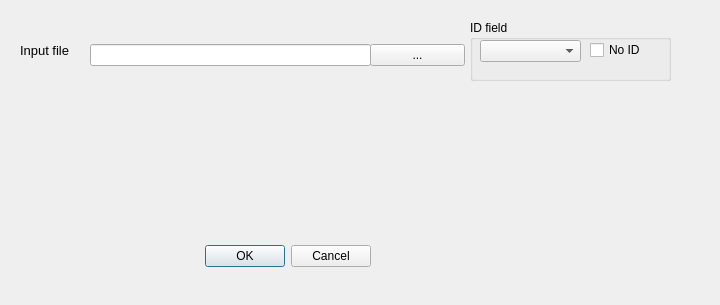
<?xml version="1.0" encoding="UTF-8"?>
<ui version="4.0">
 <class>SaveAttributesDialogBase</class>
 <widget class="QDialog" name="SaveAttributesDialogBase">
  <property name="geometry">
   <rect>
    <x>0</x>
    <y>0</y>
    <width>720</width>
    <height>305</height>
   </rect>
  </property>
  <property name="font">
   <font>
    <weight>50</weight>
    <bold>false</bold>
   </font>
  </property>
  <property name="windowTitle">
   <string>Save Attributes</string>
  </property>
  <widget class="QDialogButtonBox" name="button_box">
   <property name="geometry">
    <rect>
     <x>30</x>
     <y>240</y>
     <width>341</width>
     <height>32</height>
    </rect>
   </property>
   <property name="font">
    <font>
     <family>MS Shell Dlg 2</family>
    </font>
   </property>
   <property name="orientation">
    <enum>Qt::Horizontal</enum>
   </property>
   <property name="standardButtons">
    <set>QDialogButtonBox::Cancel|QDialogButtonBox::Ok</set>
   </property>
  </widget>
  <widget class="QLabel" name="label_2">
   <property name="geometry">
    <rect>
     <x>20</x>
     <y>40</y>
     <width>161</width>
     <height>20</height>
    </rect>
   </property>
   <property name="font">
    <font>
     <pointsize>10</pointsize>
    </font>
   </property>
   <property name="text">
    <string>Input file</string>
   </property>
  </widget>
  <widget class="QWidget" name="horizontalLayoutWidget">
   <property name="geometry">
    <rect>
     <x>90</x>
     <y>40</y>
     <width>281</width>
     <height>31</height>
    </rect>
   </property>
   <layout class="QHBoxLayout" name="horizontalLayout">
    <item>
     <widget class="QLineEdit" name="lineEdit_input_shp"/>
    </item>
   </layout>
  </widget>
  <widget class="QWidget" name="horizontalLayoutWidget_2">
   <property name="geometry">
    <rect>
     <x>370</x>
     <y>40</y>
     <width>95</width>
     <height>31</height>
    </rect>
   </property>
   <layout class="QHBoxLayout" name="horizontalLayout_2">
    <item>
     <widget class="QPushButton" name="pb_select_layer">
      <property name="text">
       <string>...</string>
      </property>
     </widget>
    </item>
   </layout>
  </widget>
  <widget class="QGroupBox" name="groupBox">
   <property name="geometry">
    <rect>
     <x>470</x>
     <y>20</y>
     <width>201</width>
     <height>61</height>
    </rect>
   </property>
   <property name="title">
    <string>ID field</string>
   </property>
   <widget class="QComboBox" name="comboBox_id">
    <property name="geometry">
     <rect>
      <x>10</x>
      <y>20</y>
      <width>101</width>
      <height>22</height>
     </rect>
    </property>
   </widget>
   <widget class="QCheckBox" name="checkBox">
    <property name="geometry">
     <rect>
      <x>120</x>
      <y>20</y>
      <width>81</width>
      <height>20</height>
     </rect>
    </property>
    <property name="text">
     <string>No ID</string>
    </property>
   </widget>
  </widget>
  <widget class="QLabel" name="label_wrong_input">
   <property name="geometry">
    <rect>
     <x>90</x>
     <y>80</y>
     <width>81</width>
     <height>16</height>
    </rect>
   </property>
   <property name="text">
    <string/>
   </property>
  </widget>
 </widget>
 <resources/>
 <connections>
  <connection>
   <sender>button_box</sender>
   <signal>accepted()</signal>
   <receiver>SaveAttributesDialogBase</receiver>
   <slot>accept()</slot>
   <hints>
    <hint type="sourcelabel">
     <x>20</x>
     <y>20</y>
    </hint>
    <hint type="destinationlabel">
     <x>20</x>
     <y>20</y>
    </hint>
   </hints>
  </connection>
  <connection>
   <sender>button_box</sender>
   <signal>rejected()</signal>
   <receiver>SaveAttributesDialogBase</receiver>
   <slot>reject()</slot>
   <hints>
    <hint type="sourcelabel">
     <x>20</x>
     <y>20</y>
    </hint>
    <hint type="destinationlabel">
     <x>20</x>
     <y>20</y>
    </hint>
   </hints>
  </connection>
 </connections>
</ui>
